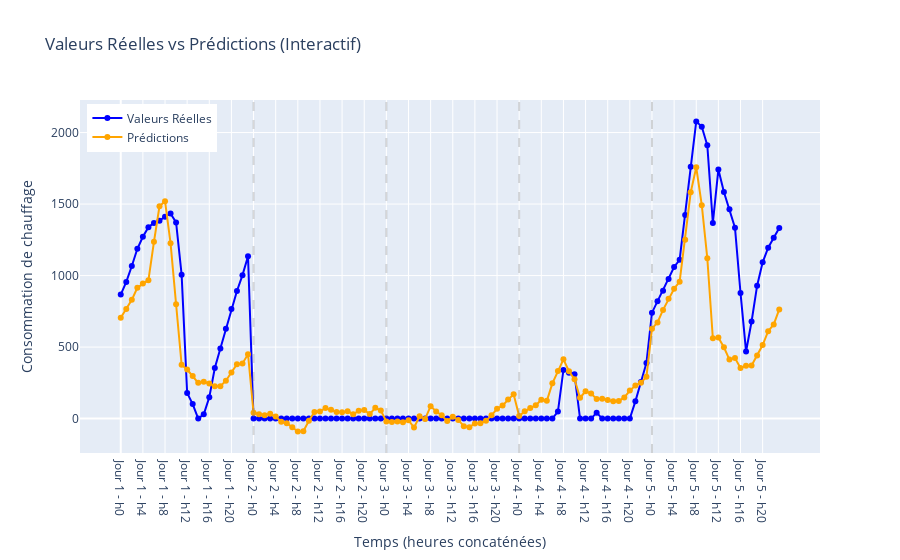

Notebook cell for this chart:
### Code cell
plot_true_vs_predicted_interactive(indices=[15, 11, 13,32,89], y_test=y_test, predictions=predictions2, scaler_cons=scaler_Y)

### Figure 1 — Plotly figure (JSON) as saved in the notebook; plotly's stock layout.template omitted (floating-point values rounded to 4 significant figures)
{"data": [{"line": {"color": "blue"}, "mode": "lines+markers", "name": "Valeurs Réelles", "type": "scatter", "x": [0, 1, 2, 3, 4, 5, 6, 7, 8, 9, 10, 11, 12, 13, 14, 15, 16, 17, 18, 19, 20, 21, 22, 23, 24, 25, 26, 27, 28, 29, 30, 31, 32, 33, 34, 35, 36, 37, 38, 39, 40, 41, 42, 43, 44, 45, 46, 47, 48, 49, 50, 51, 52, 53, 54, 55, 56, 57, 58, 59, 60, 61, 62, 63, 64, 65, 66, 67, 68, 69, 70, 71, 72, 73, 74, 75, 76, 77, 78, 79, 80, 81, 82, 83, 84, 85, 86, 87, 88, 89, 90, 91, 92, 93, 94, 95, 96, 97, 98, 99, 100, 101, 102, 103, 104, 105, 106, 107, 108, 109, 110, 111, 112, 113, 114, 115, 116, 117, 118, 119], "y": [867.0, 955.7, 1067.0, 1188.0, 1271.0, 1339.0, 1368.0, 1384.0, 1411.0, 1434.0, 1372.0, 1006.0, 178.6, 101.9, 0, 30.09, 149.1, 353.6, 490.8, 628.9, 765.9, 892.1, 1003.0, 1135.0, 0, 0, 0, 0, 0, 0, 0, 0, 0, 0, 0, 0, 0, 0, 0, 0, 0, 0, 0, 0, 0, 0, 0, 0, 0, 0, 0, 0, 0, 0, 0, 0, 0, 0, 0, 0, 0, 0, 0, 0, 0, 0, 0, 0, 0, 0, 0, 0, 0, 0, 0, 0, 0, 0, 0, 49.39, 340.5, 321.0, 309.5, 0, 0, 0, 41.77, 0, 0, 0, 0, 0, 0, 120.7, 256.1, 389.4, 740.8, 819.7, 893.9, 975.9, 1060.0, 1111.0, 1424.0, 1760.0, 2078.0, 2041.0, 1911.0, 1368.0, 1742.0, 1584.0, 1464.0, 1335.0, 878.8, 469.5, 679.2, 929.5, 1092.0, 1195.0, 1264.0, 1332.0]}, {"line": {"color": "orange"}, "mode": "lines+markers", "name": "Prédictions", "type": "scatter", "x": [0, 1, 2, 3, 4, 5, 6, 7, 8, 9, 10, 11, 12, 13, 14, 15, 16, 17, 18, 19, 20, 21, 22, 23, 24, 25, 26, 27, 28, 29, 30, 31, 32, 33, 34, 35, 36, 37, 38, 39, 40, 41, 42, 43, 44, 45, 46, 47, 48, 49, 50, 51, 52, 53, 54, 55, 56, 57, 58, 59, 60, 61, 62, 63, 64, 65, 66, 67, 68, 69, 70, 71, 72, 73, 74, 75, 76, 77, 78, 79, 80, 81, 82, 83, 84, 85, 86, 87, 88, 89, 90, 91, 92, 93, 94, 95, 96, 97, 98, 99, 100, 101, 102, 103, 104, 105, 106, 107, 108, 109, 110, 111, 112, 113, 114, 115, 116, 117, 118, 119], "y": [705.5, 766.4, 830.5, 915.1, 943.8, 967.7, 1236.0, 1485.0, 1520.0, 1227.0, 799.6, 376.8, 343.3, 298.7, 249.9, 257.7, 245.9, 226.2, 226.7, 265.0, 323.0, 379.9, 386.1, 450.0, 41.16, 30.84, 23.67, 33.24, 14.67, -22.42, -32.32, -60.29, -90.77, -88.64, -14.35, 46.55, 49.11, 74.05, 61.48, 45.85, 44.08, 52.03, 29.78, 54.65, 60.03, 31.76, 75.62, 56.41, -20.27, -24.01, -20.1, -25.82, -11.13, -62.91, 16.92, -2.693, 87.21, 49.31, 23.39, -17.3, 13.51, -9.049, -52.58, -59.96, -33.34, -31.86, -14.56, 22.85, 68.97, 91.05, 133.0, 170.1, 17.63, 51.12, 74.11, 92.71, 132.3, 125.0, 246.5, 333.7, 414.6, 331.1, 275.0, 146.0, 191.4, 175.4, 137.7, 138.9, 129.7, 121.6, 123.3, 148.4, 195.8, 231.2, 251.1, 292.2, 628.9, 672.2, 760.0, 838.1, 908.4, 957.2, 1251.0, 1582.0, 1757.0, 1492.0, 1121.0, 562.1, 567.1, 498.5, 412.8, 422.9, 354.4, 369.7, 371.9, 441.6, 514.0, 610.9, 658.4, 763.4]}], "layout": {"hovermode": "x unified", "legend": {"x": 0.01, "y": 0.99}, "shapes": [{"line": {"color": "gray", "dash": "dash"}, "opacity": 0.3, "type": "line", "x0": 24, "x1": 24, "xref": "x", "y0": 0, "y1": 1, "yref": "y domain"}, {"line": {"color": "gray", "dash": "dash"}, "opacity": 0.3, "type": "line", "x0": 48, "x1": 48, "xref": "x", "y0": 0, "y1": 1, "yref": "y domain"}, {"line": {"color": "gray", "dash": "dash"}, "opacity": 0.3, "type": "line", "x0": 72, "x1": 72, "xref": "x", "y0": 0, "y1": 1, "yref": "y domain"}, {"line": {"color": "gray", "dash": "dash"}, "opacity": 0.3, "type": "line", "x0": 96, "x1": 96, "xref": "x", "y0": 0, "y1": 1, "yref": "y domain"}], "title": {"text": "Valeurs Réelles vs Prédictions (Interactif)"}, "xaxis": {"tickmode": "array", "ticktext": ["Jour 1 - h0", "Jour 1 - h4", "Jour 1 - h8", "Jour 1 - h12", "Jour 1 - h16", "Jour 1 - h20", "Jour 2 - h0", "Jour 2 - h4", "Jour 2 - h8", "Jour 2 - h12", "Jour 2 - h16", "Jour 2 - h20", "Jour 3 - h0", "Jour 3 - h4", "Jour 3 - h8", "Jour 3 - h12", "Jour 3 - h16", "Jour 3 - h20", "Jour 4 - h0", "Jour 4 - h4", "Jour 4 - h8", "Jour 4 - h12", "Jour 4 - h16", "Jour 4 - h20", "Jour 5 - h0", "Jour 5 - h4", "Jour 5 - h8", "Jour 5 - h12", "Jour 5 - h16", "Jour 5 - h20"], "tickvals": [0, 4, 8, 12, 16, 20, 24, 28, 32, 36, 40, 44, 48, 52, 56, 60, 64, 68, 72, 76, 80, 84, 88, 92, 96, 100, 104, 108, 112, 116], "title": {"text": "Temps (heures concaténées)"}}, "yaxis": {"title": {"text": "Consommation de chauffage"}}}}
